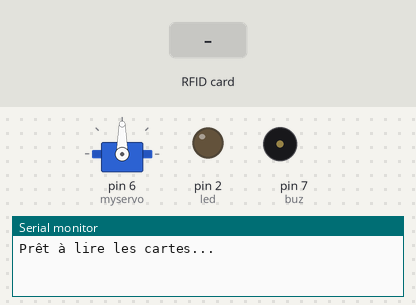
A sketch run on a simulated Arduino Uno, built with avr-gcc and run on an emulated ATmega328P. Shown: servo, output pins drawn as LEDs (lit = HIGH), buzzer (waves = sounding, pin HIGH), the last lines printed to the serial monitor. The test bench sets the inputs (shaded band). Pins used as bus, display or sensor lines are not drawn.

Above: at 1.2 s.
1.3 s: RFID card E9 C0 81 14 held to the reader
At 2.2 s:
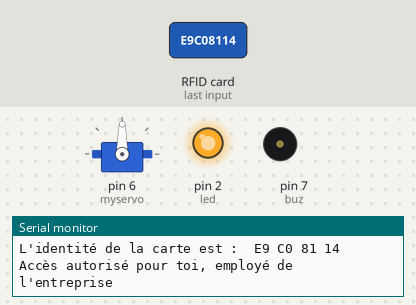
At 5.2 s:
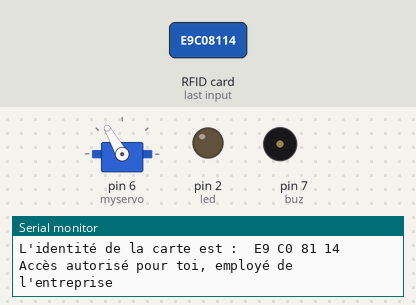
7.3 s: RFID card 5E 7A 19 C4 held to the reader
At 10.3 s:
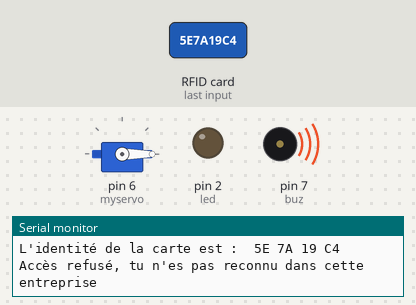
Timing chart, 0 to 13.7 s (numbered marks = the images above; inputs shaded):
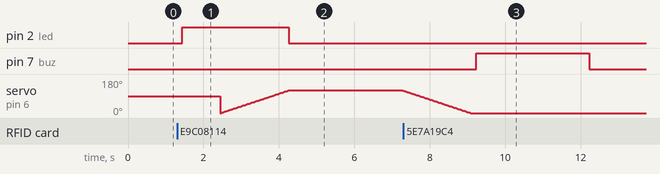

The sketch:

rfid_exercice.ino
```cpp
#include <SPI.h>
#include <MFRC522.h>
#include <Servo.h>

#define SS_PIN 10
#define RST_PIN 9

MFRC522 mfrc522(SS_PIN, RST_PIN);
Servo myservo;  // create servo object to control a servo

int pos = 0;    // variable to store the servo position

int led = 2;
int buz = 7;

// Tableau des cartes autorisées
byte authorizedCards[][4] = {
    {0xE9, 0xC0, 0x81, 0x14},  // Carte 1 E9 C0 81 14

    {0x72, 0x17, 0xBE, 0x22}   // Carte 2
};

// Nombre de cartes autorisées
const int numAuthorizedCards = sizeof(authorizedCards) / sizeof(authorizedCards[0]);

void setup()
{
  myservo.attach(6);
  pinMode(led, OUTPUT);
  pinMode(buz, OUTPUT);

  Serial.begin(9600);
  SPI.begin();
  mfrc522.PCD_Init();
  Serial.println("Prêt à lire les cartes...");
  Serial.println();
}

void loop()
{
  // Look for new cards
  if (!mfrc522.PICC_IsNewCardPresent())
  {
    return;
  }

  // Select one of the cards
  if (!mfrc522.PICC_ReadCardSerial())
  {
    return;
  }

  // Show UID on serial monitor
  Serial.print("L'identité de la carte est : ");
  String content = "";
  for (byte i = 0; i < mfrc522.uid.size; i++)
  {
    Serial.print(mfrc522.uid.uidByte[i] < 0x10 ? " 0" : " ");
    Serial.print(mfrc522.uid.uidByte[i], HEX);
    content.concat(String(mfrc522.uid.uidByte[i] < 0x10 ? " 0" : " "));
    content.concat(String(mfrc522.uid.uidByte[i], HEX));
  }
  Serial.println();

  // Vérifier si la carte est autorisée
  bool isAuthorized = false;
  for (int i = 0; i < numAuthorizedCards; i++)
  {
    bool match = true;
    for (int j = 0; j < 4; j++)
    {
      if (mfrc522.uid.uidByte[j] != authorizedCards[i][j])
      {
        match = false;
        break;
      }
    }
    if (match)
    {
      isAuthorized = true;
      break;
    }
  }

  // Traiter l'accès en fonction de l'autorisation
  if (isAuthorized)
  {
    Serial.println("Accès autorisé pour toi, employé de l'entreprise");
    Serial.println();
    delay(100);

    digitalWrite(led, HIGH);
    digitalWrite(buz, LOW);
    delay(1000);
    for (pos = 0; pos <= 120; pos += 1) {
      myservo.write(pos);
      delay(15);
    }
    digitalWrite(led, LOW);
    delay(3000);
    for (pos = 120; pos >= 0; pos -= 1) {
      myservo.write(pos);
      delay(15);
    }
  }
  else
  {
    Serial.println("Accès refusé, tu n'es pas reconnu dans cette entreprise");
    Serial.println();
    delay(100);

    digitalWrite(buz, HIGH);
    delay(3000);
    digitalWrite(buz, LOW);
    delay(3000);
  }
}
```

Measured:
- after the input at 1.3 s, pin 2 (led): LOW → HIGH after 0.14 s, → LOW 2.8 s later
- after the input at 7.3 s, pin 7 (buz): LOW → HIGH after 1.9 s, → LOW 3.0 s later
